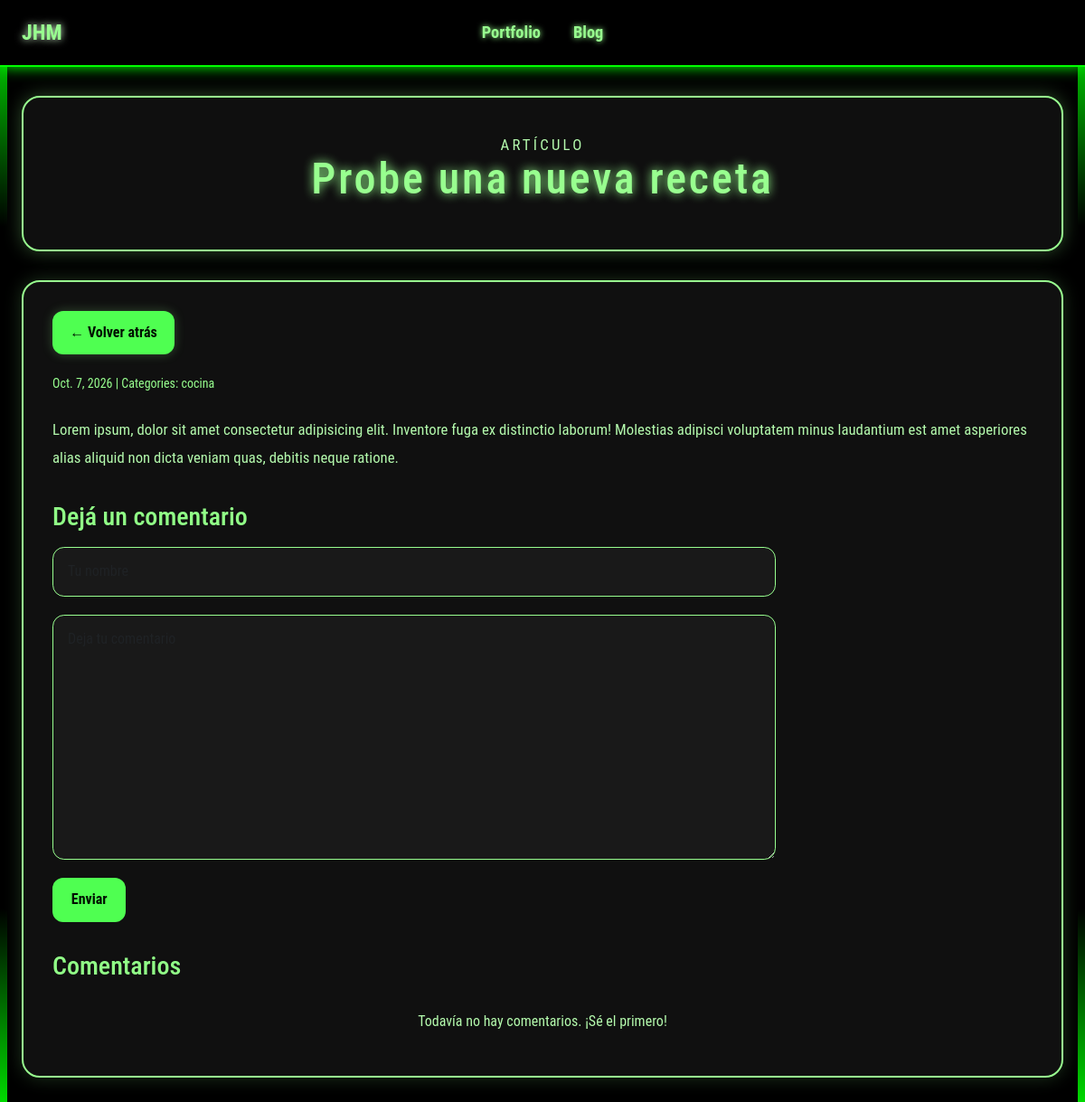
The page /blog/post/2/ on the database as committed earlier.
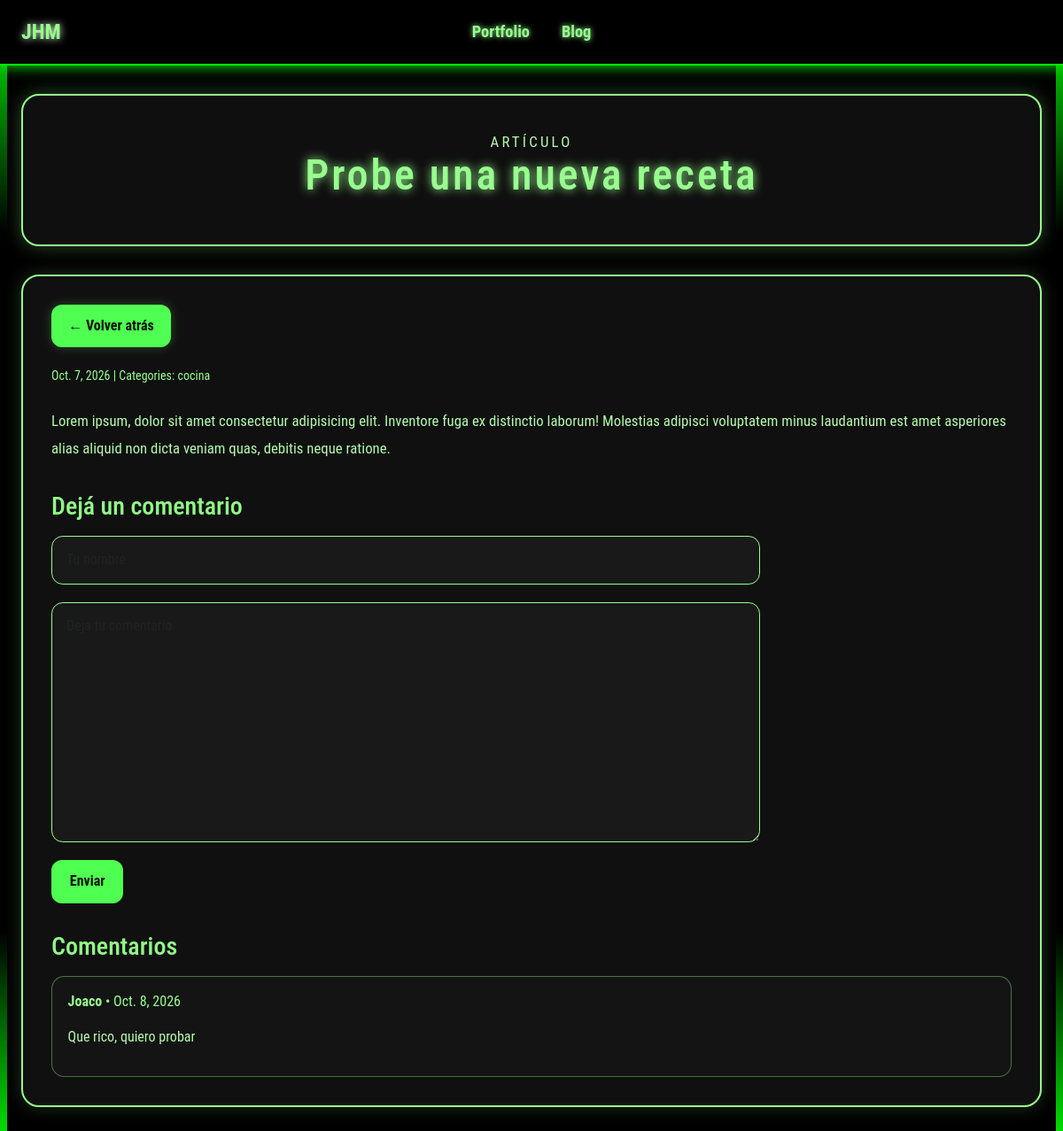
The same page on the database as committed later.
### blog/models.py (models this page shows, shortened)
class Post(models.Model):
    title = models.CharField(max_length=255)
    body = models.TextField()
    created_on = models.DateTimeField(auto_now_add=True)
    last_modified = models.DateTimeField(auto_now=True)
    categories = models.ManyToManyField("Category", related_name="posts")

class Category(models.Model):
    name = models.CharField(max_length=30)
    class Meta:
        verbose_name_plural = "categories"

class Comment(models.Model):
    author = models.CharField(max_length=60)
    body = models.TextField()
    created_on = models.DateTimeField(auto_now_add=True)
    post = models.ForeignKey("Post", on_delete=models.CASCADE)

### blog/views.py (the view)
# urls.py: path("post/<int:pk>/", views.blog_detail, name="blog_detail"),
def blog_detail(request, pk):
    post = Post.objects.get(pk=pk)
    comments = Comment.objects.filter(post=post).order_by("-created_on")
    if request.method == "POST":
        form = CommentForm(request.POST)
        if form.is_valid():
            Comment.objects.create(
                author=form.cleaned_data["author"],
                body=form.cleaned_data["body"],
                post=post,
            )
            return redirect("blog_detail", pk=post.pk)
    else:
        form = CommentForm()
    context = {
        "post": post,
        "comments": comments,
        "form": form,
    }
    return render(request, "blog/detail.html", context)

### blog/forms.py
class CommentForm(forms.Form):
    author = forms.CharField(
        max_length=60,
        widget=forms.TextInput(
            attrs={"class": "form-control", "placeholder": "Tu nombre"}
        ),
    )
    body = forms.CharField(
        widget=forms.Textarea(
            attrs={"class": "form-control", "placeholder": "Deja tu comentario"}
        )
    )

### blog/templates/blog/detail.html (shortened to what this page needs)
{% extends "blog/base.html" %}
{% block page_title %}
    <header class="blog-hero blog-article-hero">
        <p class="eyebrow">Artículo</p>
        <h1>{{ post.title }}</h1>
    </header>
{% endblock page_title %}
{% block page_content %}
    <article class="post-detail">
        <div class="back-link-wrap">
            <a href="javascript:history.back()" class="back-link">← Volver atrás</a>
        </div>
        <div class="post-meta">
            <small>
                {{ post.created_on.date }} | Categories:
                {% for category in post.categories.all %}
                    <a href="{% url 'blog_category' category.name %}">
                        {{ category.name }}
                    </a>
                {% endfor %}
            </small>
        </div>
        <div class="post-body">
            {{ post.body|linebreaks }}
        </div>
        <section class="comment-section">
            <h3>Dejá un comentario</h3>
            <form method="post" class="comment-form">
                <div class="form-group">
                    {{ form.author }}
                </div>
                <div class="form-group">
                    {{ form.body }}
                </div>
                <button type="submit" class="project-link submit-btn">Enviar</button>
            </form>
        </section>
        <section class="comment-list">
            <h3>Comentarios</h3>
            {% for comment in comments %}
                <div class="comment-item">
                    <p class="comment-header">
                        <strong>{{ comment.author }}</strong>
                        <span>• {{ comment.created_on.date }}</span>
                    </p>
                    <p>{{ comment.body|linebreaks }}</p>
                </div>
            {% empty %}
                <p class="empty-state">Todavía no hay comentarios. ¡Sé el primero!</p>
            {% endfor %}
        </section>
    </article>
{% endblock page_content %}

### blog/templates/blog/base.html (shortened to what this page needs)
{% load static %}
<!DOCTYPE html>
<html lang="es">
<head>
    <link href="https://cdn.jsdelivr.net/npm/bootstrap@5.3.8/dist/css/bootstrap.min.css" rel="stylesheet">
    <link rel="stylesheet" href="{% static 'blog.css' %}">
</head>
<body>
    <nav class="navbar navbar-expand-lg top-navbar">
        <div class="container-fluid">
            <div class="logo-brand" onclick="ChangeMode()">JHM</div>
            <div class="collapse navbar-collapse" id="navbarNavAltMarkup">
                <div class="navbar-nav">
                    <a class="nav-link" href="{% url 'index' %}">Portfolio</a>
                    <a class="nav-link" href="{% url 'blog_index' %}">Blog</a>
                </div>
            </div>
        </div>
    </nav>
    <div class="container-fluid page-layout bordes-verdes blog-shell">
        <main class="blog-content">
            {% block page_title %}{% endblock page_title %}
            {% block page_content %}{% endblock page_content %}
        </main>
    </div>
</body>
</html>

Rows that differ between the two databases and show on the page:
added Comment: author "Joaco", created_on "Oct. 8, 2026", body "Que rico, quiero probar"
Other text that changed with them:
text no longer shown: "Todavía no hay comentarios. ¡Sé el primero!"
